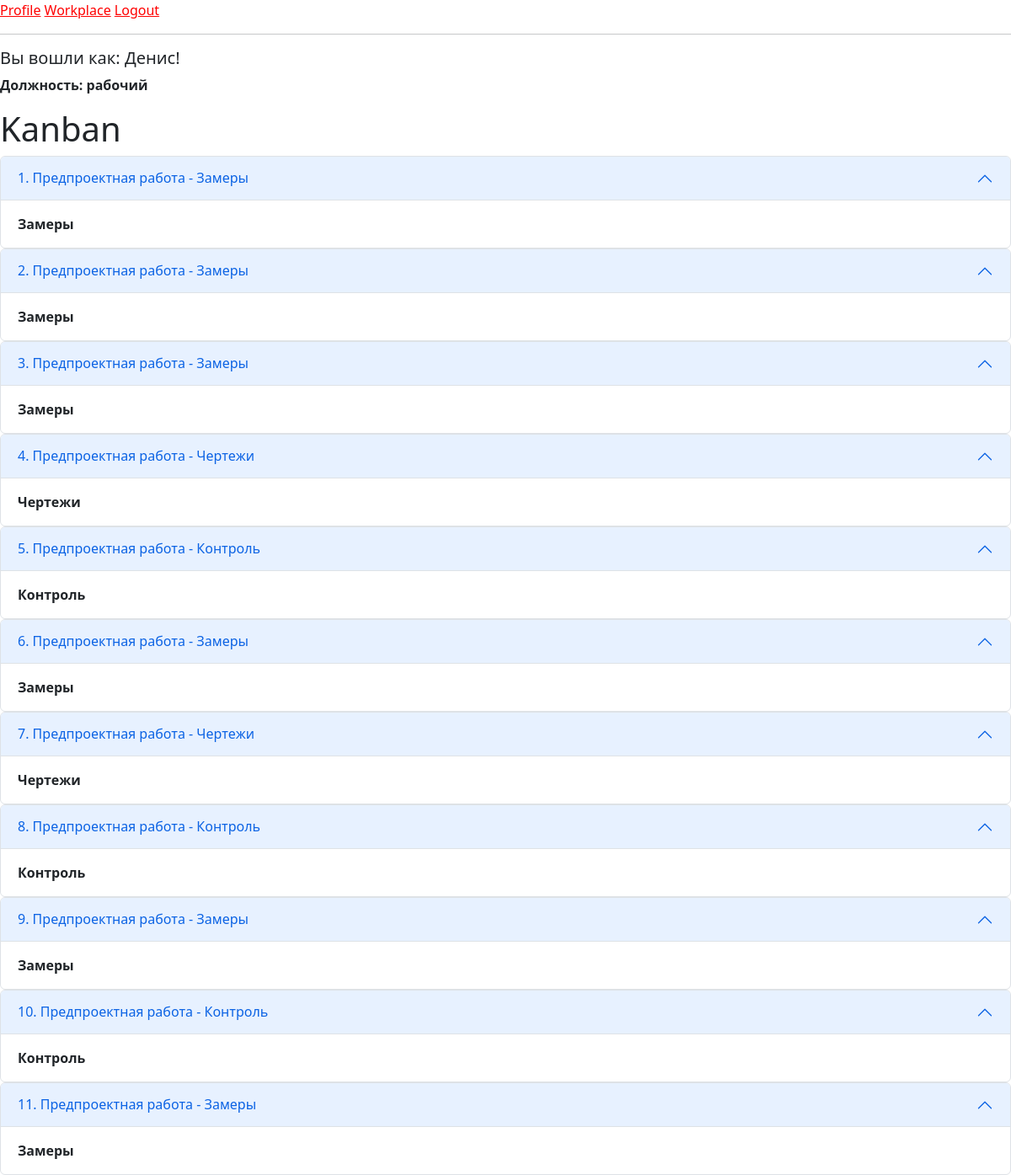
/kanban (signed in), run on an earlier commit of the app's database.
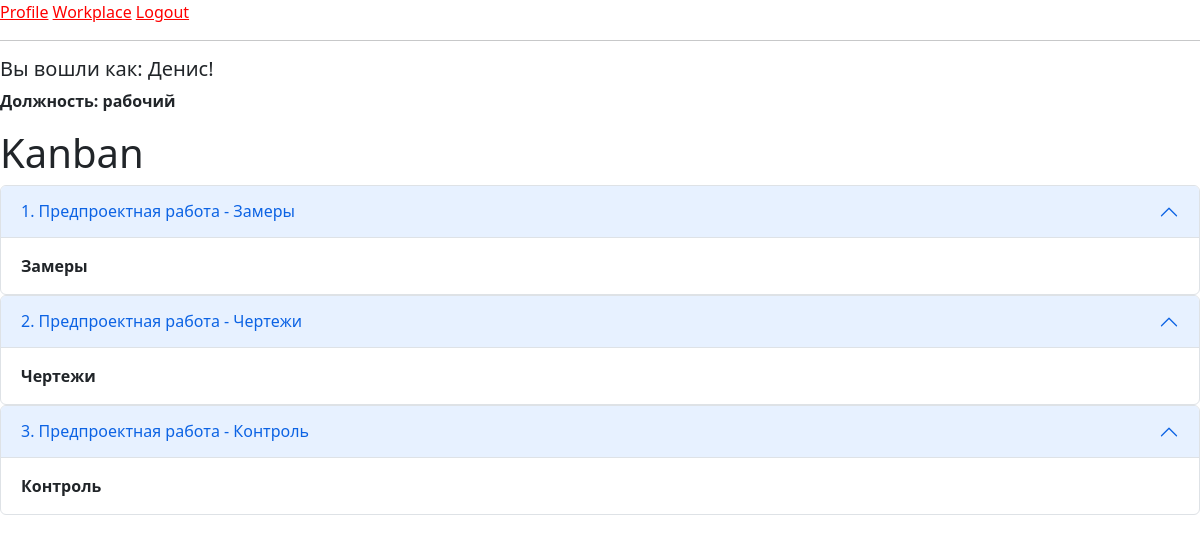
And on a later commit of the database.
### app/models.py (models this page shows, shortened)
class User(UserMixin, db.Model):
    id = db.Column(db.Integer, primary_key=True)
    first_name = db.Column(db.String(150), index=True)
    last_name = db.Column(db.String(150), index=True)
    phone = db.Column(db.String(120), index=True, unique=True)
    username = db.Column(db.String(64), index=True, unique=True)
    password_hash = db.Column(db.String(128))
    specialization_id = db.Column(db.Integer, db.ForeignKey('specialization.id'), nullable=False)
    posts = db.relationship('Post', backref='author', lazy='dynamic')
    followed = db.relationship(
        'User', secondary=followers,
        primaryjoin=(followers.c.follower_id == id),
        secondaryjoin=(followers.c.followed_id == id),
        backref=db.backref('followers', lazy='dynamic'), lazy='dynamic')

class Specialization(db.Model):
    id = db.Column(db.Integer, primary_key=True)
    job_title = db.Column(db.String(150), index=True, unique=True)
    users = db.relationship('User', backref='employee',
                            lazy=True)  # this is not a table field, the code sets the relation of the specialization

class PreProduct(db.Model):
    id = db.Column(db.Integer, primary_key=True)
    number_order_client = db.Column(db.Integer, db.ForeignKey('order_client.id'), nullable=False)
    work_type = db.Column(db.Integer, db.ForeignKey('works.id'), nullable=False)
    set_worker = db.Column(db.Integer, db.ForeignKey('user.id'))
    work = db.relationship('Works', backref='work', lazy='subquery')
    worker = db.relationship('User', backref='worker', lazy='subquery')

class Works(db.Model):
    id = db.Column(db.Integer, primary_key=True)
    work_title = db.Column(db.String(150))
    work_type = db.Column(db.String(150))

### app/routes.py (the view)
@app.route('/kanban', methods=['GET', 'POST'])
@login_required
def kanban():
    order_manufacture = PreProduct.query.all()
    return render_template("kanban.html", title='Kanban', order_manufacture=order_manufacture)

### app/models.py (called while the page is built)
@login.user_loader
def load_user(id):
    return User.query.get(int(id))

### app/templates/kanban.html
{% if current_user.specialization_id is ne(2)%}
{% extends "base_bootstrap.html" %}
{% else %}
{% extends "base.html" %}
{% endif %}
{% block content %}
<h1>Kanban</h1>
{% for order in order_manufacture %}
<div class="accordion" id="accordionPanelsStayOpenExample">
  <div class="accordion-item">
    <h2 class="accordion-header" id="panelsStayOpen-headingOne">
      <button class="accordion-button" type="button" data-bs-toggle="collapse" data-bs-target="#panelsStayOpen-collapseOne" aria-expanded="true" aria-controls="panelsStayOpen-collapseOne">
        {{order.id}}. {{order.work.work_title}} - {{order.work.work_type}}
      </button>
    </h2>
    <div id="panelsStayOpen-collapseOne" class="accordion-collapse collapse show" aria-labelledby="panelsStayOpen-headingOne">
      <div class="accordion-body">
        <strong>{{order.work.work_type}}</strong>
      </div>
    </div>
  </div>
</div>
{% endfor%}
{% endblock %}

### app/templates/base.html (shortened to what this page needs)
<!doctype html>
<html>
<link href="https://cdn.jsdelivr.net/npm/bootstrap@5.2.3/dist/css/bootstrap.min.css" rel="stylesheet">
    <head>
    </head>
    <body>
        <div>
            {% if current_user.is_anonymous %}
            <a href="{{ url_for('login') }}">Login</a>
            {% else %}
            <a href="{{ url_for('user', username=current_user.username) }}" style="color: red">Profile</a>
            <a href="{{ url_for('workplace') }}" style="color: red">Workplace</a>
            <a href="{{ url_for('logout') }}" style="color: red">Logout</a>
            {% endif %}
        </div>
        <hr>
        <div>
            {% if current_user.is_authenticated %}
            <h5> Вы вошли как: {{ current_user.first_name }}!</h5>
            <p><strong>Должность: {{current_user.employee.job_title}}</strong></p>
            {% endif %}
        </div>
        {% block content %}{% endblock %}
    </body>
</html>

What changed in the data, as far as the page shows it:
removed PreProduct: id "4", work.work_title "Предпроектная работа", work.work_type "Чертежи"
removed PreProduct: id "5", work.work_title "Предпроектная работа", work.work_type "Контроль"
removed PreProduct: id "6", work.work_title "Предпроектная работа", work.work_type "Замеры"
removed PreProduct: id "7", work.work_title "Предпроектная работа", work.work_type "Чертежи"
removed PreProduct: id "8", work.work_title "Предпроектная работа", work.work_type "Контроль"
removed PreProduct: id "9", work.work_title "Предпроектная работа", work.work_type "Замеры"
removed PreProduct: id "10", work.work_title "Предпроектная работа", work.work_type "Контроль"
removed PreProduct: id "11", work.work_title "Предпроектная работа", work.work_type "Замеры"
changed PreProduct id 2: work.work_type "Замеры" → "Чертежи"
changed PreProduct id 3: work.work_type "Замеры" → "Контроль"
